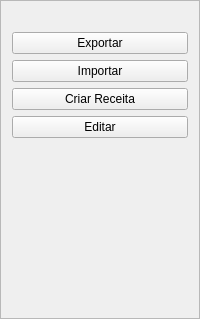
                  <widget class="QFrame" name="frame_6">
                   <property name="sizePolicy">
                    <sizepolicy hsizetype="Preferred" vsizetype="Preferred">
                     <horstretch>0</horstretch>
                     <verstretch>0</verstretch>
                    </sizepolicy>
                   </property>
                   <property name="minimumSize">
                    <size>
                     <width>0</width>
                     <height>0</height>
                    </size>
                   </property>
                   <property name="frameShape">
                    <enum>QFrame::StyledPanel</enum>
                   </property>
                   <property name="frameShadow">
                    <enum>QFrame::Raised</enum>
                   </property>
                   <layout class="QVBoxLayout" name="verticalLayout_9">
                    <item>
                     <widget class="QLabel" name="label_2">
                      <property name="text">
                       <string/>
                      </property>
                     </widget>
                    </item>
                    <item>
                     <widget class="QPushButton" name="exportar_insumo_btn">
                      <property name="text">
                       <string>Exportar</string>
                      </property>
                      <property name="icon">
                       <iconset resource="icons.qrc">
                        <normaloff>:/icons/icons/novos_icones/computacao-em-nuvem.png</normaloff>:/icons/icons/novos_icones/computacao-em-nuvem.png</iconset>
                      </property>
                     </widget>
                    </item>
                    <item>
                     <widget class="QPushButton" name="importar_insumo_btn">
                      <property name="text">
                       <string>Importar</string>
                      </property>
                      <property name="icon">
                       <iconset resource="icons.qrc">
                        <normaloff>:/icons/icons/novos_icones/computacao-em-nuvem (1).png</normaloff>:/icons/icons/novos_icones/computacao-em-nuvem (1).png</iconset>
                      </property>
                     </widget>
                    </item>
                    <item>
                     <widget class="QPushButton" name="criar_receita_insumo_btn">
                      <property name="text">
                       <string>Criar Receita</string>
                      </property>
                      <property name="icon">
                       <iconset resource="icons.qrc">
                        <normaloff>:/icons/icons/novos_icones/cerveja.png</normaloff>:/icons/icons/novos_icones/cerveja.png</iconset>
                      </property>
                     </widget>
                    </item>
                    <item>
                     <widget class="QPushButton" name="editar_insumo_btn">
                      <property name="text">
                       <string>Editar</string>
                      </property>
                      <property name="icon">
                       <iconset resource="icons.qrc">
                        <normaloff>:/icons/icons/novos_icones/editar.png</normaloff>:/icons/icons/novos_icones/editar.png</iconset>
                      </property>
                      <property name="autoExclusive">
                       <bool>false</bool>
                      </property>
                     </widget>
                    </item>
                    <item>
                     <spacer name="verticalSpacer_2">
                      <property name="orientation">
                       <enum>Qt::Vertical</enum>
                      </property>
                      <property name="sizeHint" stdset="0">
                       <size>
                        <width>20</width>
                        <height>169</height>
                       </size>
                      </property>
                     </spacer>
                    </item>
                   </layout>
                  </widget>
